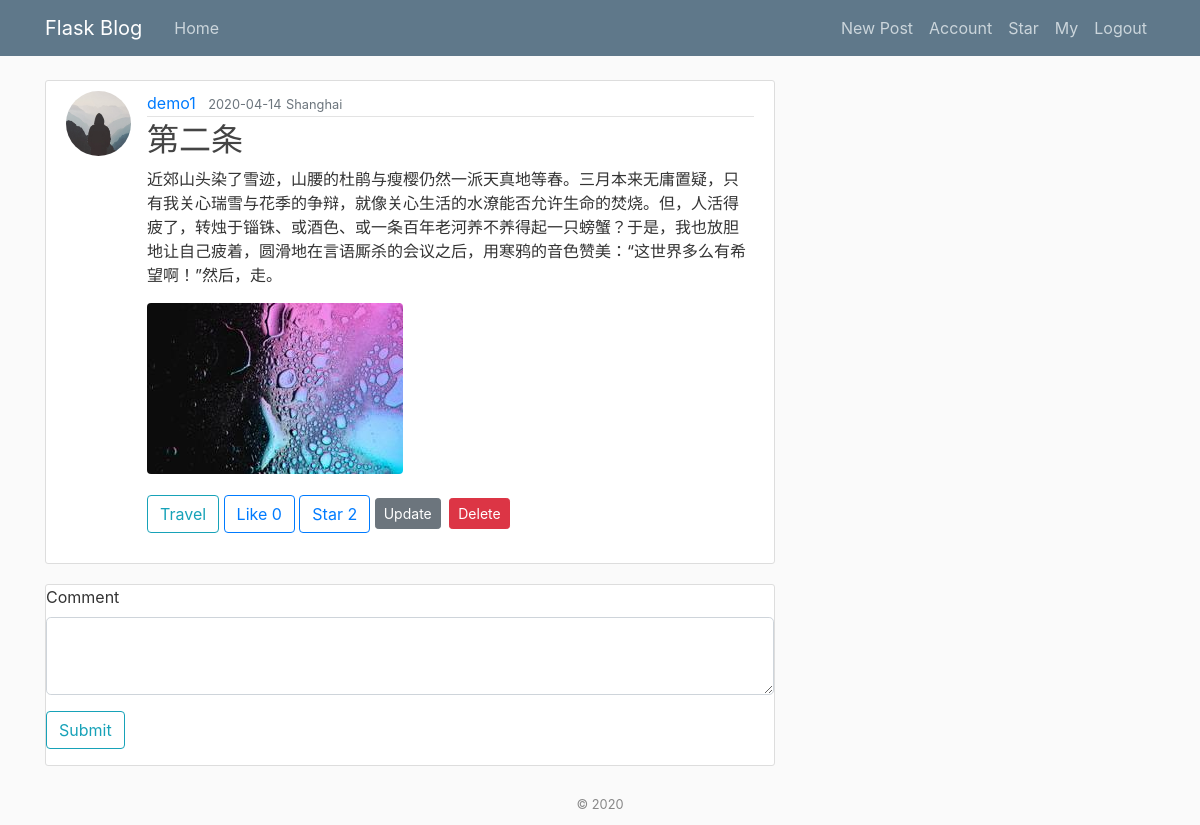
Page /post/2 (signed in) on the earlier database version.
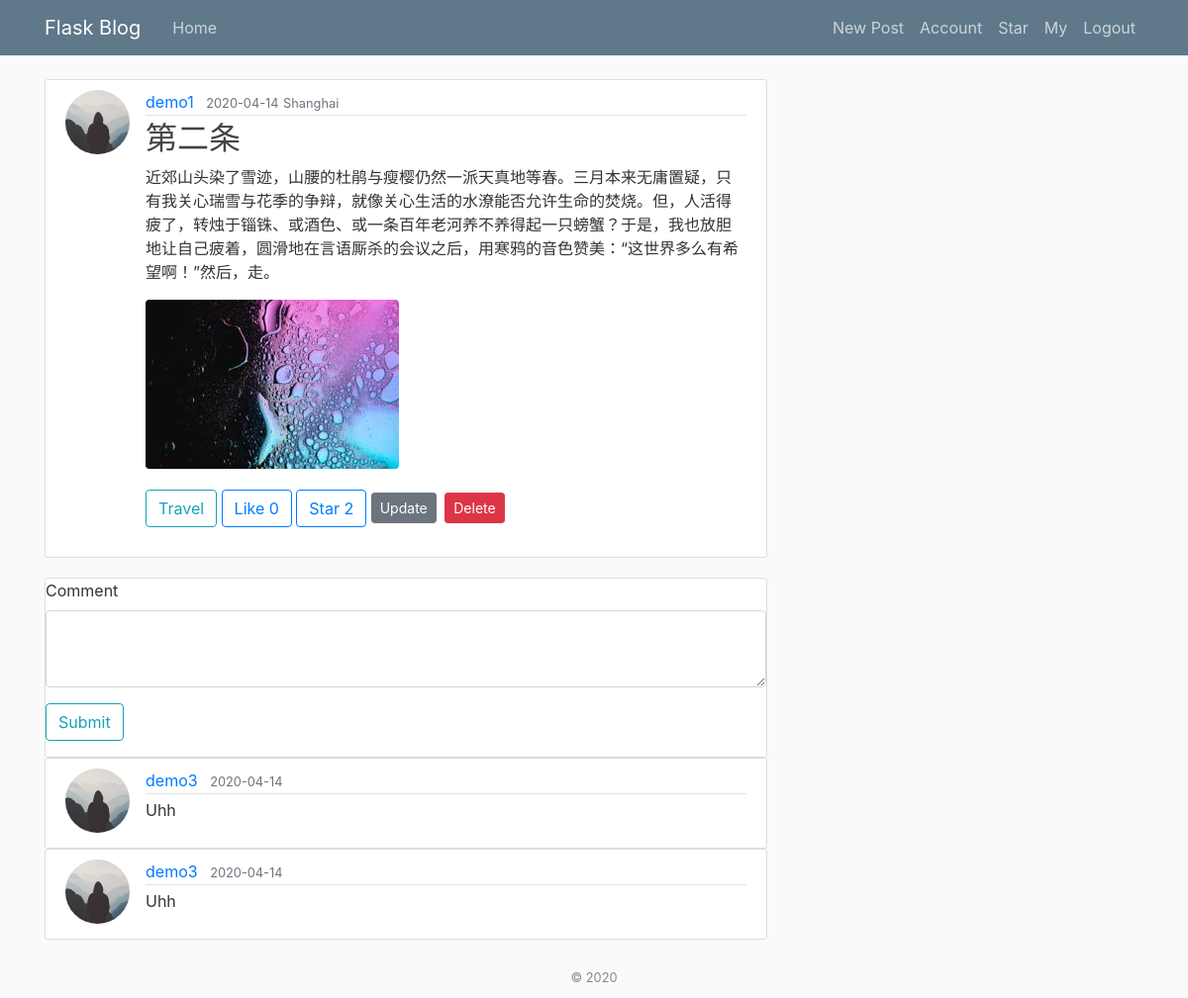
Same page on the later database version.
### flaskblog/models.py (models this page shows, shortened)
class User(db.Model, UserMixin):
    id = db.Column(db.Integer, primary_key=True)
    username = db.Column(db.String(20), unique=True, nullable=False)
    email = db.Column(db.String(120), unique=True, nullable=False)
    image_file = db.Column(db.String(20), nullable=False, default='default.jpg')
    password = db.Column(db.String(60), nullable=False)
    posts = db.relationship('Post', backref='author', lazy=True)
    comments = db.relation('Comment', backref='author', lazy=True)
    star_posts = db.relationship('Post', secondary=user_star_post, backref='star_posts', lazy=True)
    like_posts = db.relationship('Post', secondary=user_like_post, backref='like_posts', lazy=True)

class Post(db.Model):
    id = db.Column(db.Integer, primary_key=True)
    title = db.Column(db.String(100), nullable=False)
    position = db.Column(db.String(100), nullable=False)
    date_posted = db.Column(db.DateTime, nullable=False, default=datetime.utcnow)
    content = db.Column(db.Text, nullable=False)
    image_file = db.Column(db.String(20), nullable=False, default='default.jpg')
    user_id = db.Column(db.Integer, db.ForeignKey('user.id'), nullable=False)
    comments = db.relation('Comment', backref='posted', lazy=True)
    like_count = db.Column(db.Integer, nullable=False, default=0)
    star_count = db.Column(db.Integer, nullable=False, default=0)
    post_type = db.Column(db.Integer, nullable=False)

class Comment(db.Model):
    id = db.Column(db.Integer, primary_key=True)
    content = db.Column(db.Text, nullable=False)
    date_commented = db.Column(db.DateTime, nullable=False, default=datetime.utcnow)
    user_id = db.Column(db.Integer, db.ForeignKey('user.id'), nullable=False)
    post_id = db.Column(db.Integer, db.ForeignKey('post.id'), nullable=False)

### flaskblog/posts/routes.py (the view)
@posts.route("/post/<int:post_id>", methods=['GET', 'POST'])
@login_required
def post(post_id):
    post = Post.query.get_or_404(post_id)
    form = CommentForm()
    if form.validate_on_submit():
        comment = Comment(content=form.content.data, author=current_user, posted=post)
        db.session.add(comment)
        db.session.commit()
        flash('You have comment successfully!', 'success')
    comments = Comment.query.filter_by(post_id=post_id).order_by(Comment.date_commented.desc()).all()
    return render_template('post.html', title=post.title, post=post,
                           comments=comments, comment_form=form)

### flaskblog/posts/forms.py
class CommentForm(FlaskForm):
    content = TextAreaField('Comment', validators=[DataRequired()])
    submit = SubmitField('Submit')

### flaskblog/models.py (called while the page is built)
@login_manager.user_loader
def load_user(user_id):
    return User.query.get(int(user_id))

### flaskblog/templates/post.html (shortened to what this page needs)
{% extends "layout.html" %}
{% block content %}
  <article class="media content-section">
    <img class="rounded-circle article-img" src="{{ url_for('static', filename='profile_pics/' + post.author.image_file) }}">
    <div class="media-body">
      <div class="article-metadata">
        <a class="mr-2" href="{{ url_for('users.user_posts', username=post.author.username) }}">{{ post.author.username }}</a>
        <small class="text-muted">{{ post.date_posted.strftime('%Y-%m-%d') }}</small>
        <small class="text-muted">{{ post.position }}</small>
      </div>
      <h2 class="article-title">{{ post.title }}</h2>
      <p class="article-content">{{ post.content }}</p>
      <img src="{{ url_for('static', filename='post_pics/' + post.image_file) }}" class="rounded" />
      <div class="post-button-section">
        {% if post.post_type %}
            <button class="btn btn-outline-info">Explore</button>
        {% else %}
            <button class="btn btn-outline-info">Travel</button>
        {% endif %}
        <button onclick="like({{ post.id }}, {{ post.like_count }})"
        class="btn btn-outline-primary">
            Like
            <span id="like-button">
                {{ post.like_count }}
            </span>
        </button>
        <button onclick="star({{ post.id }}, {{ post.star_count }})"
        class="btn btn-outline-primary">
            Star
            <span id="star-button">
                {{ post.star_count }}
            </span>
        </button>
        {% if post.author == current_user %}
            <a class="btn btn-secondary btn-sm mt-1 mb-1" href="{{ url_for('posts.update_post', post_id=post.id) }}">Update</a>
            <button type="button" class="btn btn-danger btn-sm m-1" data-toggle="modal" data-target="#deleteModal">Delete</button>
        {% endif %}
    </div>
    </div>
  </article>
  <div class="comment-section">
        <form method="POST" action="">
            <div class="form-group">
                {{ comment_form.content.label(class="form-control-label") }}
                {% if comment_form.content.errors %}
                    {{ comment_form.content(class="form-control form-control-lg is-invalid") }}
                    <div class="invalid-feedback">
                        {% for error in comment_form.content.errors %}
                            <span>{{ error }}</span>
                        {% endfor %}
                    </div>
                {% else %}
                    {{ comment_form.content(class="form-control form-control-lg") }}
                {% endif %}
            </div>
            <div class="form-group">
                {{ comment_form.submit(class="btn btn-outline-info") }}
            </div>
        </form>
    </div>
    {% for comment in comments %}
    <article class="media content-section">
      <img class="rounded-circle article-img" src="{{ url_for('static', filename='profile_pics/' + comment.author.image_file) }}">
      <div class="media-body">
        <div class="article-metadata">
          <a class="mr-2" href="{{ url_for('users.user_posts', username=comment.author.username) }}">{{ comment.author.username }}</a>
          <small class="text-muted">{{ comment.date_commented.strftime('%Y-%m-%d') }}</small>
        </div>
        <p class="article-content">{{ comment.content }}</p>
      </div>
    </article>
    {% endfor %}
{% endblock content %}

### flaskblog/templates/layout.html (shortened to what this page needs)
<!DOCTYPE html>
<html>
<head>
    <link rel="stylesheet" href="https://maxcdn.bootstrapcdn.com/bootstrap/4.0.0/css/bootstrap.min.css">
    <link rel="stylesheet" type="text/css" href="{{ url_for('static', filename='main.css') }}">
</head>
<body>
    <header class="site-header">
      <nav class="navbar navbar-expand-md navbar-dark bg-steel fixed-top">
        <div class="container">
          <a class="navbar-brand mr-4" href="/">Flask Blog</a>
          <div class="collapse navbar-collapse" id="navbarToggle">
            <div class="navbar-nav mr-auto">
              <a class="nav-item nav-link" href="{{ url_for('main.home') }}">Home</a>
            </div>
            <div class="navbar-nav">
              {% if current_user.is_authenticated %}
                <a class="nav-item nav-link" href="{{ url_for('posts.new_post') }}">New Post</a>
                <a class="nav-item nav-link" href="{{ url_for('users.account') }}">Account</a>
                <a class="nav-item nav-link" href="{{ url_for('users.star') }}">Star</a>
                <a class="nav-item nav-link" href="{{ url_for('users.my') }}">My</a>
                <a class="nav-item nav-link" href="{{ url_for('users.logout') }}">Logout</a>
              {% else %}
                <a class="nav-item nav-link" href="{{ url_for('users.login') }}">Login</a>
                <a class="nav-item nav-link" href="{{ url_for('users.register') }}">Register</a>
              {% endif %}
            </div>
          </div>
        </div>
      </nav>
    </header>
    <main role="main" class="container">
      <div class="row">
        <div class="col-md-8">
          {% block content %}{% endblock %}
        </div>
      </div>
    </main>
    <footer>
        <small>&copy; 2020</small>
	</footer>
</body>
</html>

### flaskblog/static/main.css (style rules this page uses)
body { background: #fafafa; color: #333333; margin-top: 5rem; }
h1, h2, h3, h4, h5, h6 { color: #444444; }
.bg-steel { background-color: #5f788a; }
.site-header .navbar-nav .nav-link { color: #cbd5db; }
.content-section { background: #ffffff; padding: 10px 20px; border: 1px solid #dddddd; border-radius: 3px; }
.comment-section { background: #ffffff; margin-top: 20px; border: 1px solid #dddddd; border-radius: 3px; }
.post-button-section { margin: 20px 0 }
.article-title { color: #444444; }
.article-content { white-space: pre-line; }
.article-img { height: 65px; width: 65px; margin-right: 16px; }
.article-metadata { padding-bottom: 1px; margin-bottom: 4px; border-bottom: 1px solid #e3e3e3 }
footer { color: #888; margin-top: 15px; text-align: center; padding: 10px; }

Differences in the rows shown:
added Comment: image_file (placeholder picture), author.username "demo3", date_commented "2020-04-14", content "Uhh"
added Comment: image_file (placeholder picture), author.username "demo3", date_commented "2020-04-14", content "Uhh"
